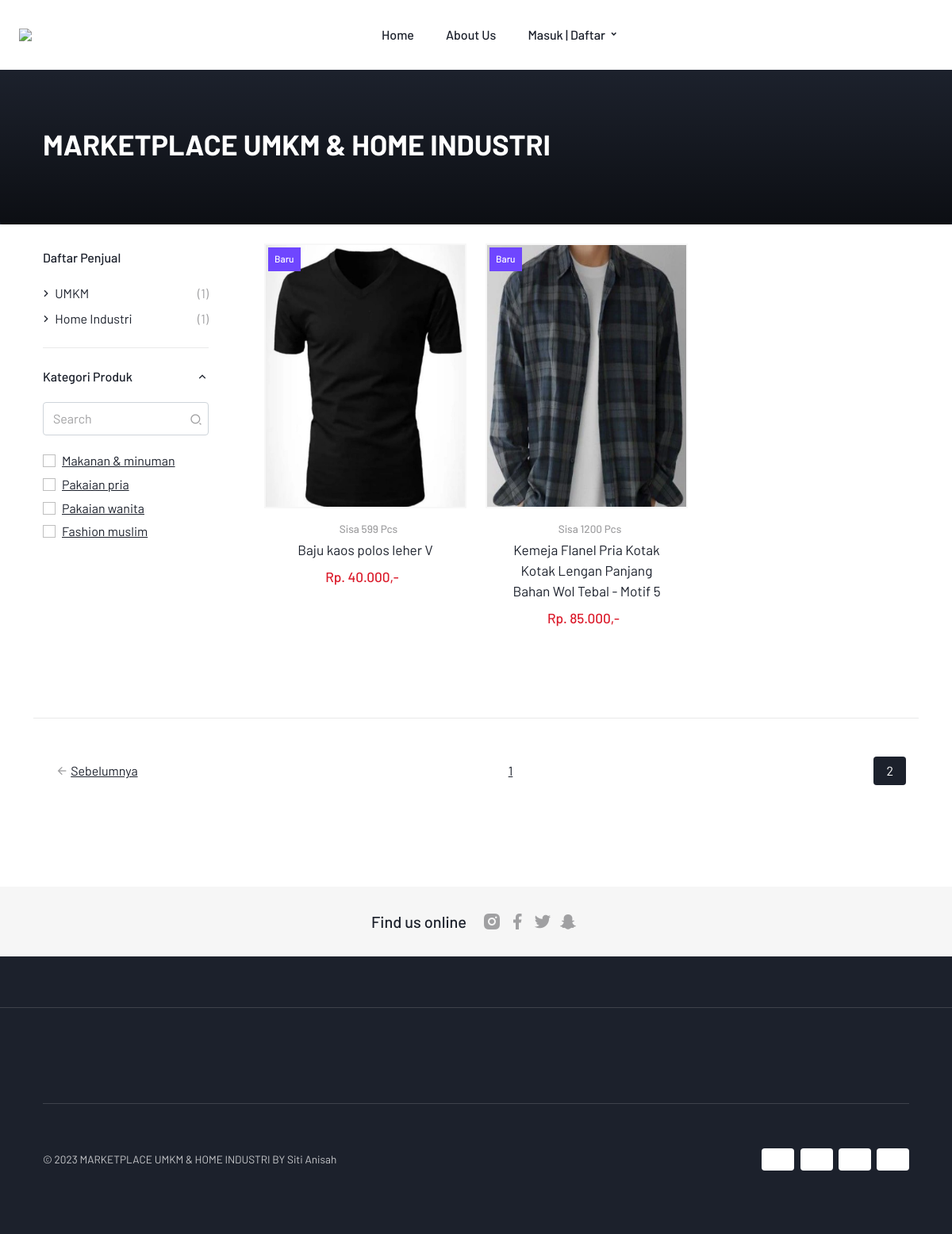
The app's page /welcome/index/3 with its own data.
### tables this page shows
CREATE TABLE `tb_kategori` (
  `id_kategori` char(8) NOT NULL,
  `nama_kategori` varchar(50) DEFAULT NULL,
  `slug` varchar(100) DEFAULT NULL,
  `image` varchar(50) DEFAULT NULL
);

CREATE TABLE `tb_produk` (
  `id_produk` int(11) NOT NULL,
  `id_usaha` char(8) DEFAULT NULL,
  `id_kategori` char(8) DEFAULT NULL,
  `judul` varchar(100) DEFAULT NULL,
  `deskripsi` text DEFAULT NULL,
  `harga` varchar(10) DEFAULT NULL,
  `stok` char(4) DEFAULT NULL,
  `satuan` varchar(10) DEFAULT NULL,
  `berat` varchar(10) DEFAULT NULL,
  `kondisi` varchar(10) DEFAULT NULL,
  `slug` varchar(100) DEFAULT NULL
);

CREATE TABLE `tb_image_produk` (
  `id_image` int(11) NOT NULL,
  `id_produk` int(11) NOT NULL,
  `image` varchar(100) DEFAULT NULL
);

### index.php (called while the page is built, shortened)
<?php
require_once BASEPATH.'core/CodeIgniter.php';

### application/models/Model_kategori.php (called while the page is built, shortened)
<?php defined('BASEPATH') or exit('No direct script access allowed');
class Model_kategori extends CI_Model
{
    public function get($id = null)
    {
        $this->db->from('tb_kategori');
        $query = $this->db->get();
        return $query;
    }
}

### application/models/Model_produk.php (called while the page is built, shortened)
<?php defined('BASEPATH') or exit('No direct script access allowed');
class Model_produk extends CI_Model
{
    function get_produk_list($limit, $start)
    {
        $this->db->select('tb_produk.*, tb_kategori.*, tb_produk.slug as slug_produk');
        $this->db->join('tb_kategori', 'tb_kategori.id_kategori = tb_produk.id_kategori');
        $query = $this->db->get('tb_produk', $limit, $start);
        return $query;
    }
}

### application/libraries/Fungsi.php (called while the page is built, shortened)
<?php
class Fungsi
{
    public function nominal($angka)
    {
        return "Rp. " . number_format($angka, 0, ',', '.') . ",-";
    }
}

### application/views/welcome.php (the view, shortened to what this page needs)
<section class="mt-0 ">
    <div class="py-6 bg-img-cover bg-dark bg-overlay-gradient-dark position-relative overflow-hidden mb-4 bg-pos-center-center">
        <div class="container position-relative z-index-20" data-aos="fade-right" data-aos-delay="300">
            <h1 class="fw-bold display-6 mb-4 text-white"><?php echo $this->config->item('nama_aplikasi'); ?></h1>
        </div>
    </div>
    <div class="container">
        <div class="row">
            <div class="d-none d-lg-flex col-lg-3">
                <div class="pe-4">
                    <aside>
                        <div class="mb-4">
                            <h2 class="mb-4 fs-6 mt-2 fw-bolder">Daftar Penjual</h2>
                            <nav>
                                <ul class="list-unstyled list-default-text">
                                    <li class="mb-2"><a class="text-decoration-none text-body text-secondary-hover transition-all d-flex justify-content-between align-items-center" href="<?= base_url('seller/umkm'); ?>"><span><i class="ri-arrow-right-s-line align-bottom ms-n1"></i> UMKM</span> <span class="text-muted ms-4">(<?= $umkm->num_rows(); ?>)</span></a>
                                    </li>
                                    <li class="mb-2"><a class="text-decoration-none text-body text-secondary-hover transition-all d-flex justify-content-between align-items-center" href="<?= base_url('seller/homeIndustri'); ?>"><span><i class="ri-arrow-right-s-line align-bottom ms-n1"></i> Home Industri</span> <span class="text-muted ms-4">(<?= $homeIndustri->num_rows(); ?>)</span></a>
                                    </li>
                                </ul>
                            </nav>
                        </div>
                        <div class="py-4 widget-filter border-top">
                            <a class="small text-body text-decoration-none text-secondary-hover transition-all transition-all fs-6 fw-bolder d-block collapse-icon-chevron" data-bs-toggle="collapse" href="#filter-brands" role="button" aria-expanded="true" aria-controls="filter-brands">
                                Kategori Produk
                            </a>
                            <div id="filter-brands" class="collapse show">
                                <div class="input-group my-3 py-1">
                                    <input type="text" class="form-control py-2 filter-search rounded" placeholder="Search" aria-label="Search">
                                    <span class="input-group-text bg-transparent px-2 position-absolute top-7 end-0 border-0 z-index-20"><i class="ri-search-2-line text-muted"></i></span>
                                </div>
                                <div class="simplebar-wrapper">
                                    <div class="filter-options" data-pixr-simplebar>
                                        <?php foreach ($kategori->result() as $cat) : ?>
                                            <div class="form-group form-check mb-0">
                                                <a href="<?= base_url('category/' . $cat->slug); ?>">
                                                    <span class="form-check-input"></span>
                                                    <label class="form-check-label fw-normal text-body flex-grow-1 d-flex justify-content-between" for="filter-brand-0"><?= ucfirst($cat->nama_kategori); ?></label>
                                                </a>
                                            </div>
                                        <?php endforeach ?>
                                    </div>
                                </div>
                            </div>
                        </div>
                    </aside>
                </div>
            </div>
            <div class="col-12 col-lg-9">
                <div class="row g-4 mb-5">
                    <?php
                    foreach ($produk->result() as $data) :
                        $image = $this->db->query("select * from tb_image_produk where id_produk='$data->id_produk' order by id_image LIMIT 1");
                    ?>
                        <div class="col-12 col-sm-6 col-md-4">
                            <div class="card position-relative h-100 card-listing hover-trigger">
                                <?php if ($data->kondisi == true) : ?>
                                    <span class="badge card-badge bg-primary">
                                        <?= $data->kondisi; ?>
                                    </span>
                                <?php endif ?>
                                <div class="card-header">
                                    <picture class="position-relative overflow-hidden d-block bg-light">
                                        <?php
                                        if ($image->num_rows()) {
                                            foreach ($image->result() as $foto) :
                                        ?>
                                                <img class="w-100 img-fluid position-relative z-index-10" title="" src="<?= base_url('uploads/produk/' . $foto->image); ?>" style="height: 330px;">
                                            <?php endforeach ?>
                                        <?php } else { ?>
                                            <img class="w-100 img-fluid position-relative z-index-10" title="" src="<?= base_url('assets/frontend/dist/'); ?>assets/images/products/product-3.jpg" alt="">
                                        <?php } ?>
                                    </picture>
                                    <div class="card-actions">
                                    </div>
                                </div>
                                <div class="card-body px-0 text-center">
                                    <div class="d-flex justify-content-center align-items-center mx-auto mb-1">
                                        <span class="small fw-bolder ms-2 text-muted">Sisa <?= $data->stok; ?> <?= $data->satuan; ?></span>
                                    </div>
                                    <a class="mb-0 mx-2 mx-md-4 fs-p link-cover text-decoration-none d-block text-center" href="<?= base_url('product/' . $data->slug_produk); ?>"><?= ucfirst($data->judul); ?></a>
                                    <div class="d-flex justify-content-center align-items-center mt-2">
                                        <p class="mb-0 me-2 text-danger fw-bolder"><span><?= $this->fungsi->nominal($data->harga) ?></span></p>
                                    </div>
                                </div>
                            </div>
                        </div>
                    <?php endforeach ?>
                </div>
            </div>
            <?php echo $pagination; ?>
        </div>
    </div>
</section>

### records on screen
tb_kategori: nama_kategori "Makanan & minuman"
tb_kategori: nama_kategori "Pakaian pria"
tb_kategori: nama_kategori "Pakaian wanita"
tb_kategori: nama_kategori "Fashion muslim"
tb_produk: kondisi "Baru", stok "599", satuan "Pcs", judul "Baju kaos polos leher V", harga "Rp. 40.000,-"
tb_image_produk: image (picture)
tb_produk: kondisi "Baru", stok "1200", satuan "Pcs", judul "Kemeja Flanel Pria Kotak Kotak Lengan Panjang Bahan Wol Tebal - Motif 5", harga "Rp. 85.000,-"
tb_image_produk: image (picture)

### other values on screen
$this->config->item('nama_aplikasi') "MARKETPLACE UMKM & HOME INDUSTRI"
$umkm->num_rows() "1"
$homeIndustri->num_rows() "1"
$pagination "Sebelumnya 1 2"
$this->config->item('nama_mhs') "Siti Anisah"
